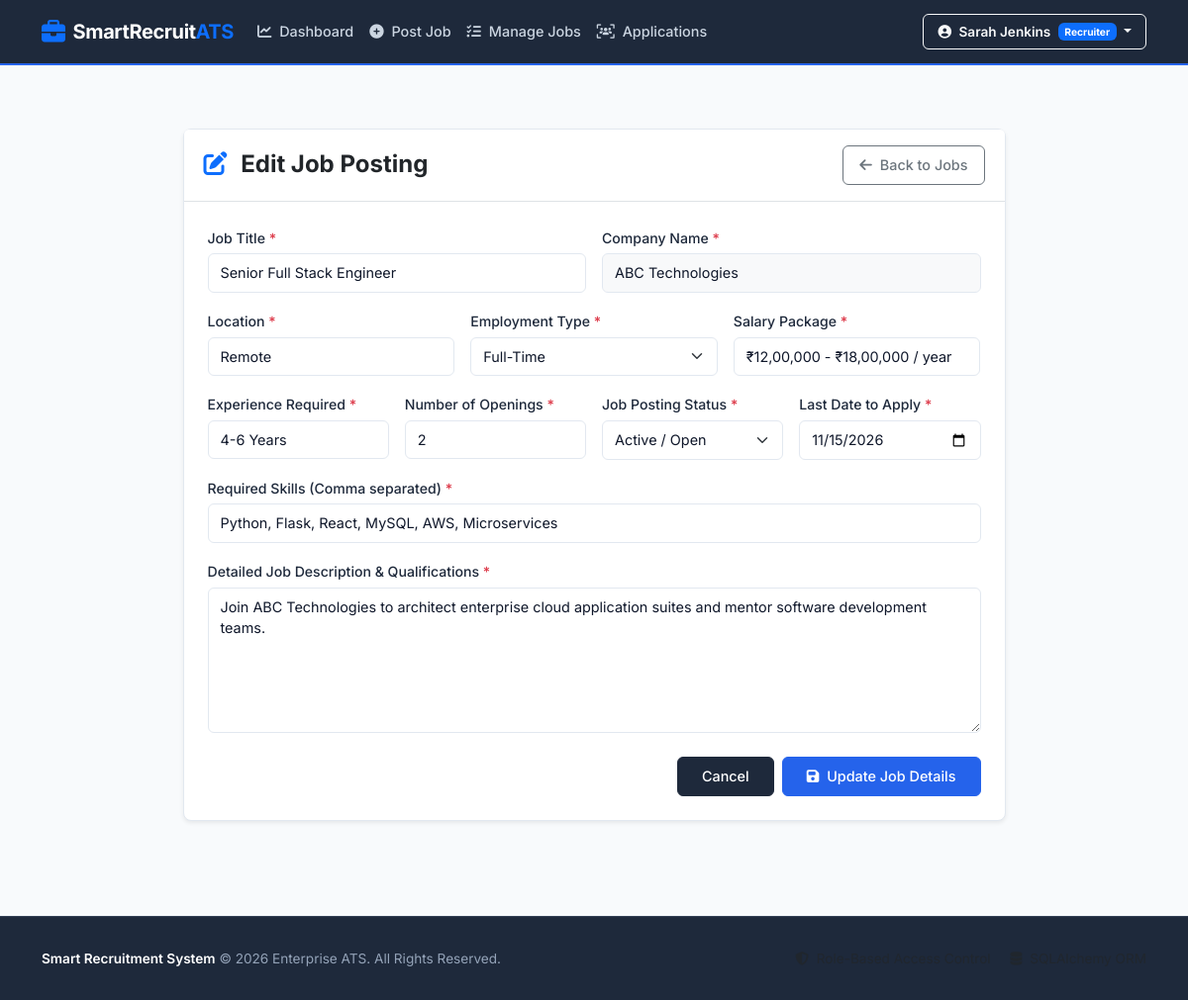
The page /recruiter/edit-job/2 (signed in) on the database its author committed.
### models.py (models this page shows, shortened)
class User(UserMixin, db.Model):
    __tablename__ = 'users'
    id = db.Column(db.Integer, primary_key=True)
    full_name = db.Column(db.String(120), nullable=False)
    email = db.Column(db.String(120), unique=True, nullable=False, index=True)
    password_hash = db.Column(db.String(256), nullable=False)
    role = db.Column(db.String(20), nullable=False)  # 'recruiter' or 'candidate'
    company_name = db.Column(db.String(200), nullable=True)
    company_description = db.Column(db.Text, nullable=True)
    company_location = db.Column(db.String(200), nullable=True)
    company_website = db.Column(db.String(300), nullable=True)
    phone = db.Column(db.String(20), nullable=True)
    address = db.Column(db.String(255), nullable=True)
    skills = db.Column(db.Text, nullable=True)
    education = db.Column(db.Text, nullable=True)
    experience = db.Column(db.Text, nullable=True)
    resume_path = db.Column(db.String(255), nullable=True)
    created_at = db.Column(db.DateTime, default=datetime.utcnow)
    posted_jobs = db.relationship('Job', backref='recruiter', lazy=True, cascade="all, delete-orphan")
    applications = db.relationship('Application', backref='candidate', lazy=True, cascade="all, delete-orphan")
    @property
    def is_recruiter(self):
        return self.role == 'recruiter'

class Job(db.Model):
    __tablename__ = 'jobs'
    id = db.Column(db.Integer, primary_key=True)
    recruiter_id = db.Column(db.Integer, db.ForeignKey('users.id', ondelete='CASCADE'), nullable=False)
    title = db.Column(db.String(150), nullable=False)
    company = db.Column(db.String(150), nullable=False)
    location = db.Column(db.String(100), nullable=False)
    employment_type = db.Column(db.String(50), nullable=False)  # e.g., Full-time, Part-time, Contract, Remote, Internship
    salary = db.Column(db.String(100), nullable=False)
    experience = db.Column(db.String(50), nullable=False)
    skills = db.Column(db.Text, nullable=False)
    description = db.Column(db.Text, nullable=False)
    last_date = db.Column(db.Date, nullable=False)
    openings = db.Column(db.Integer, default=1, nullable=False)
    is_active = db.Column(db.Boolean, default=True, nullable=False)
    created_at = db.Column(db.DateTime, default=datetime.utcnow)
    applications = db.relationship('Application', backref='job', lazy=True, cascade="all, delete-orphan")
    @property
    def display_company(self):
        if self.recruiter and self.recruiter.company_name:
            return self.recruiter.company_name
        return self.company

### routes.py (the view, shortened to what this page needs)
@main.route('/recruiter/edit-job/<int:job_id>', methods=['GET', 'POST'])
@recruiter_required
def edit_job(job_id):
    job = Job.query.filter_by(id=job_id, recruiter_id=current_user.id).first_or_404()
    return render_template('recruiter/edit_job.html', job=job)

### app.py (called while the page is built)
def create_app():
    app = Flask(__name__)
    app.config.from_object(Config)
    os.makedirs(app.config['UPLOAD_FOLDER'], exist_ok=True)
    db.init_app(app)
    login_manager = LoginManager()
    login_manager.login_view = 'main.login'
    login_manager.login_message = 'Please log in to access this page.'
    login_manager.login_message_category = 'warning'
    login_manager.init_app(app)
    @login_manager.user_loader
    def load_user(user_id):
        return User.query.get(int(user_id))
    app.register_blueprint(main_blueprint)
    @app.errorhandler(404)
    def page_not_found(e):
        return render_template('base.html', page_error="404 Page Not Found"), 404
    @app.errorhandler(500)
    def internal_server_error(e):
        return render_template('base.html', page_error="500 Internal Server Error"), 500
    with app.app_context():
        db.create_all()
    return app

### routes.py (called while the page is built)
def recruiter_required(f):
    @wraps(f)
    @login_required
    def decorated_function(*args, **kwargs):
        if not current_user.is_recruiter:
            flash('Access denied. Recruiter privileges required.', 'danger')
            return redirect(url_for('main.dashboard_redirect'))
        return f(*args, **kwargs)
    return decorated_function

### templates/recruiter/edit_job.html (shortened to what this page needs)
{% extends "base.html" %}
{% block content %}
<div class="container py-4">
  <div class="row justify-content-center">
    <div class="col-lg-9">
      <div class="card card-corporate shadow-sm">
        <div class="card-header bg-white py-3 border-bottom d-flex justify-content-between align-items-center">
          <h4 class="fw-bold mb-0 text-dark"><i class="fa-solid fa-pen-to-square text-primary me-2"></i> Edit Job Posting</h4>
          <a href="{{ url_for('main.manage_jobs') }}" class="btn btn-outline-secondary btn-sm"><i class="fa-solid fa-arrow-left me-1"></i> Back to Jobs</a>
        </div>
        <div class="card-body p-4">
          <form method="POST" action="{{ url_for('main.edit_job', job_id=job.id) }}">
            <div class="row g-3 mb-3">
              <div class="col-md-6">
                <label for="title" class="form-label">Job Title <span class="text-danger">*</span></label>
                <input type="text" class="form-control" id="title" name="title" value="{{ job.title }}" required>
              </div>
              <div class="col-md-6">
                <label for="company" class="form-label">Company Name <span class="text-danger">*</span></label>
                <input type="text" class="form-control bg-light" id="company" name="company" value="{{ job.display_company }}" required readonly>
              </div>
            </div>
            <div class="row g-3 mb-3">
              <div class="col-md-4">
                <label for="location" class="form-label">Location <span class="text-danger">*</span></label>
                <input type="text" class="form-control" id="location" name="location" value="{{ job.location }}" required>
              </div>
              <div class="col-md-4">
                <label for="employment_type" class="form-label">Employment Type <span class="text-danger">*</span></label>
                <select class="form-select" id="employment_type" name="employment_type" required>
                  <option value="Full-Time" {% if job.employment_type == 'Full-Time' %}selected{% endif %}>Full-Time</option>
                </select>
              </div>
              <div class="col-md-4">
                <label for="salary" class="form-label">Salary Package <span class="text-danger">*</span></label>
                <input type="text" class="form-control" id="salary" name="salary" value="{{ job.salary }}" required>
              </div>
            </div>
            <div class="row g-3 mb-3">
              <div class="col-md-3">
                <label for="experience" class="form-label">Experience Required <span class="text-danger">*</span></label>
                <input type="text" class="form-control" id="experience" name="experience" value="{{ job.experience }}" required>
              </div>
              <div class="col-md-3">
                <label for="openings" class="form-label">Number of Openings <span class="text-danger">*</span></label>
                <input type="number" class="form-control" id="openings" name="openings" value="{{ job.openings }}" min="1" required>
              </div>
              <div class="col-md-3">
                <label for="is_active" class="form-label">Job Posting Status <span class="text-danger">*</span></label>
                <select class="form-select" id="is_active" name="is_active">
                  <option value="true" {% if job.is_active %}selected{% endif %}>Active / Open</option>
                </select>
              </div>
              <div class="col-md-3">
                <label for="last_date" class="form-label">Last Date to Apply <span class="text-danger">*</span></label>
                <input type="date" class="form-control" id="last_date" name="last_date" value="{{ job.last_date.strftime('%Y-%m-%d') }}" required>
              </div>
            </div>
            <div class="mb-3">
              <label for="skills" class="form-label">Required Skills (Comma separated) <span class="text-danger">*</span></label>
              <input type="text" class="form-control" id="skills" name="skills" value="{{ job.skills }}" required>
            </div>
            <div class="mb-4">
              <label for="description" class="form-label">Detailed Job Description & Qualifications <span class="text-danger">*</span></label>
              <textarea class="form-control" id="description" name="description" rows="6" required>{{ job.description }}</textarea>
            </div>
            <div class="d-flex justify-content-end gap-2">
              <a href="{{ url_for('main.manage_jobs') }}" class="btn btn-secondary px-4">Cancel</a>
              <button type="submit" class="btn btn-primary px-4"><i class="fa-solid fa-save me-1"></i> Update Job Details</button>
            </div>
          </form>
        </div>
      </div>
    </div>
  </div>
</div>
{% endblock %}

### templates/base.html (shortened to what this page needs)
<!DOCTYPE html>
<html lang="en">
<head>
  <link href="https://cdn.jsdelivr.net/npm/bootstrap@5.3.3/dist/css/bootstrap.min.css" rel="stylesheet">
  <link rel="stylesheet" href="https://cdnjs.cloudflare.com/ajax/libs/font-awesome/6.5.1/css/all.min.css">
  <link rel="stylesheet" href="{{ url_for('static', filename='css/custom.css') }}">
</head>
<body>
  <nav class="navbar navbar-expand-lg navbar-dark navbar-enterprise sticky-top">
    <div class="container">
      <a class="navbar-brand d-flex align-items-center gap-2" href="{{ url_for('main.home') }}">
        <i class="fa-solid fa-briefcase text-primary fs-4"></i>
        <span>SmartRecruit<span class="text-primary">ATS</span></span>
      </a>
      <div class="collapse navbar-collapse" id="enterpriseNavbar">
        <ul class="navbar-nav me-auto mb-2 mb-lg-0">
          {% if current_user.is_authenticated %}
            {% if current_user.is_recruiter %}
              <li class="nav-item">
                <a class="nav-link {% if request.endpoint == 'main.recruiter_dashboard' %}active{% endif %}" href="{{ url_for('main.recruiter_dashboard') }}">
                  <i class="fa-solid fa-chart-line me-1"></i> Dashboard
                </a>
              </li>
              <li class="nav-item">
                <a class="nav-link {% if request.endpoint == 'main.post_job' %}active{% endif %}" href="{{ url_for('main.post_job') }}">
                  <i class="fa-solid fa-plus-circle me-1"></i> Post Job
                </a>
              </li>
              <li class="nav-item">
                <a class="nav-link {% if request.endpoint == 'main.manage_jobs' %}active{% endif %}" href="{{ url_for('main.manage_jobs') }}">
                  <i class="fa-solid fa-list-check me-1"></i> Manage Jobs
                </a>
              </li>
              <li class="nav-item">
                <a class="nav-link {% if request.endpoint == 'main.view_applications' %}active{% endif %}" href="{{ url_for('main.view_applications') }}">
                  <i class="fa-solid fa-users-viewfinder me-1"></i> Applications
                </a>
              </li>
            {% endif %}
          {% else %}
            <li class="nav-item">
              <a class="nav-link {% if request.endpoint == 'main.home' %}active{% endif %}" href="{{ url_for('main.home') }}">
                <i class="fa-solid fa-house me-1"></i> Home
              </a>
            </li>
          {% endif %}
        </ul>
        <div class="d-flex align-items-center gap-2">
          {% if current_user.is_authenticated %}
            <div class="dropdown">
              <button class="btn btn-outline-light dropdown-toggle btn-nav-action" type="button" id="userMenuBtn" data-bs-toggle="dropdown" aria-expanded="false">
                <i class="fa-solid fa-circle-user me-1"></i> {{ current_user.full_name }}
                <span class="badge bg-primary text-white ms-1 text-capitalize">{{ current_user.role }}</span>
              </button>
            </div>
          {% endif %}
        </div>
      </div>
    </div>
  </nav>
  <main class="content-wrapper">
    {% block content %}{% endblock %}
  </main>
  <footer class="footer-enterprise">
    <div class="container">
      <div class="row align-items-center">
        <div class="col-md-6 text-center text-md-start mb-2 mb-md-0">
          <span class="fw-semibold text-white">Smart Recruitment System</span> &copy; 2026 Enterprise ATS. All Rights Reserved.
        </div>
        <div class="col-md-6 text-center text-md-end">
          <span class="text-muted me-3"><i class="fa-solid fa-shield-halved me-1"></i> Role-Based Access Control</span>
          <span class="text-muted"><i class="fa-solid fa-database me-1"></i> SQLAlchemy ORM</span>
        </div>
      </div>
    </div>
  </footer>
</body>
</html>

### static/css/custom.css (style rules this page uses)
:root { --primary-color: #2563EB; --primary-hover: #1D4ED8; --secondary-color: #1E293B; --secondary-hover: #0F172A; --success-color: #16A34A; --warning-color: #F59E0B; --danger-color: #DC2626; --info-color: #3B82F6; --bg-light: #F8FAFC; --card-bg: #FFFFFF; --border-color: #E2E8F0; --text-dark: #0F172A; --text-muted: #64748B; --text-light: #94A3B8; --font-family: 'Inter', -apple-system, BlinkMacSystemFont, 'Segoe UI', Roboto, sans-serif; --border-radius-sm: 4px; --border-radius: 6px; --border-radius-lg: 8px; }
body { font-family: var(--font-family); background-color: var(--bg-light); color: var(--text-dark); min-height: 100vh; display: flex; flex-direction: column; -webkit-font-smoothing: antialiased; }
main.content-wrapper { flex: 1 0 auto; padding-top: 1.5rem; padding-bottom: 3rem; }
.navbar-enterprise { background-color: var(--secondary-color); border-bottom: 2px solid var(--primary-color); padding: 0.75rem 1rem; }
.navbar-enterprise .navbar-brand { font-weight: 700; font-size: 1.25rem; color: #FFFFFF !important; letter-spacing: -0.02em; }
.navbar-enterprise .navbar-brand i { color: var(--primary-color); }
.navbar-enterprise .nav-link { color: #CBD5E1 !important; font-weight: 500; font-size: 0.9rem; padding: 0.5rem 0.85rem; transition: color 0.15s ease-in-out; }
.navbar-enterprise .btn-nav-action { font-size: 0.85rem; font-weight: 600; border-radius: var(--border-radius); padding: 0.4rem 0.9rem; }
.btn { border-radius: var(--border-radius); font-weight: 500; font-size: 0.9rem; padding: 0.5rem 1rem; transition: all 0.15s ease; }
.btn-primary { background-color: var(--primary-color); border-color: var(--primary-color); color: #FFFFFF; }
.btn-secondary { background-color: var(--secondary-color); border-color: var(--secondary-color); color: #FFFFFF; }
.card-corporate { background: var(--card-bg); border: 1px solid var(--border-color); border-radius: var(--border-radius-lg); box-shadow: 0 1px 3px rgba(0, 0, 0, 0.05); margin-bottom: 1.5rem; }
.card-corporate .card-header { background-color: #FFFFFF; border-bottom: 1px solid var(--border-color); padding: 1rem 1.25rem; font-weight: 600; color: var(--secondary-color); }
.card-corporate .card-body { padding: 1.25rem; }
.form-label { font-weight: 500; font-size: 0.88rem; color: var(--secondary-color); margin-bottom: 0.35rem; }
.form-control, .form-select { border: 1px solid var(--border-color); border-radius: var(--border-radius); padding: 0.5rem 0.75rem; font-size: 0.9rem; color: var(--text-dark); background-color: #FFFFFF; }
footer.footer-enterprise { background-color: var(--secondary-color); color: #94A3B8; padding: 2rem 0; border-top: 1px solid #334155; font-size: 0.85rem; margin-top: auto; }

### rows shown on the page
User: full_name "Sarah Jenkins", role "Recruiter", company "ABC Technologies"
Job: title "Senior Full Stack Engineer", location "Remote", employment_type "Full-Time", salary "₹12,00,000 - ₹18,00,000 / year", experience "4-6 Years", openings "2", is_active "Active / Open", last_date "11/15/2026", skills "Python, Flask, React, MySQL, AWS, Microservices", description "Join ABC Technologies to architect enterprise cloud application suites and mentor software development teams."
